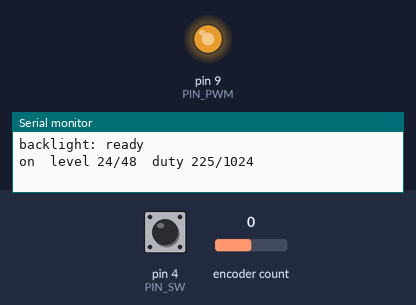
The program below on a simulated Arduino Nano, built with avr-gcc and run on an emulated ATmega328P. On the bench: output pins drawn as LEDs (lit = HIGH), the last lines printed to the serial monitor. The inputs (shaded band) are chosen by the test bench; at power-on: encoder count 0, pin 4 (PIN_SW) HIGH. EEPROM starts erased.

Above: at 1.5 s.
1.6 s: encoder count set to 4
At 2.8 s:
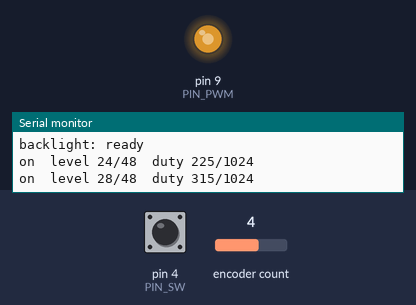
3.1 s: pin 4 (PIN_SW) pulled LOW for 0.15 s
At 4.3 s:
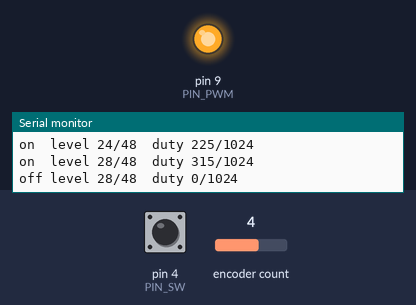
6.2 s: pin 4 (PIN_SW) pulled LOW for 1 s
At 7.8 s:
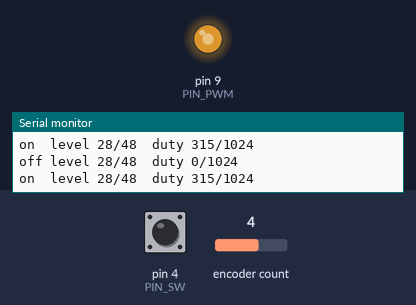
10.2 s: pin 4 (PIN_SW) pulled LOW for 3.2 s
At 10.9 s:
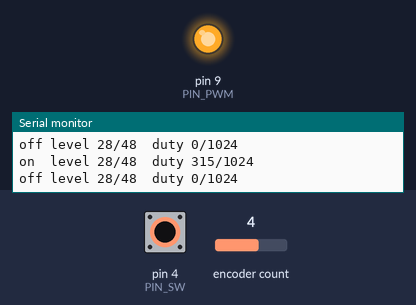
16.4 s: encoder count set to 5
At 17.0 s:
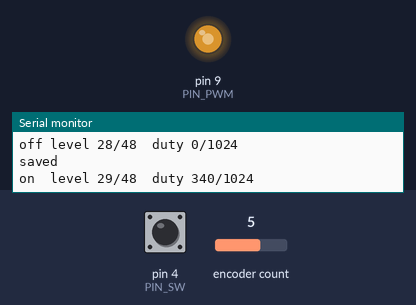
Timing chart, 0 to 19.2 s (numbered marks = the images above; inputs shaded):
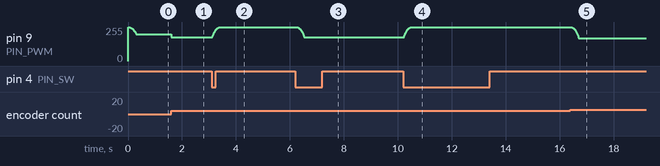

The program:

main.cpp
```cpp
// Підсвітка козирка: Arduino Nano + енкодер + AO3401 (P-канал, ключ по плюсу).
//
// Енкодер CLK → D2, DT → D3 (обидва на перериваннях), SW → D4.
// D9 → 220 Ом → затвор AO3401, 10 кОм затвор → +5V тримає світло вимкненим,
// поки Nano вантажиться. LOW на затворі — світло, HIGH — темно.
//
// Поворот — крок яскравості по гамма-кривій (унизу кроки дрібніші, око бачить
// рівно). Клік — вкл/викл із памʼяттю рівня, плавно. Поворот у вимкненому
// стані вмикає. Рівень і стан — в EEPROM через 5 с після останньої зміни.
// Serial 115200 друкує рівень — на стенді видно, що енкодер читається.

#include <Arduino.h>
#include <EEPROM.h>
#include <Encoder.h>

const uint8_t PIN_CLK = 2, PIN_DT = 3, PIN_SW = 4, PIN_PWM = 9;

const uint8_t STEPS = 48;             // кроків від мінімуму до 100 %
const uint8_t COUNTS_PER_DETENT = 4;  // KY-040: 4 імпульси на одне клацання
const int8_t DIRECTION = 1;           // крутиться навпаки — поставити -1
const uint16_t MIN_DUTY = 3;          // тактів із 1024 на першому кроці; тьмяніше
                                      // затвор через 220 Ом уже не встигає відкритись
const float GAMMA = 2.2;
const uint16_t FADE_MS = 300;
const uint32_t SAVE_DELAY_MS = 5000;

const int EE_MAGIC = 0, EE_LEVEL = 1, EE_ON = 2;
const uint8_t MAGIC = 0x5A;

Encoder enc(PIN_CLK, PIN_DT);
uint8_t level = STEPS / 2;  // 1..STEPS
bool on = true;
uint16_t duty = 0;          // тактів «світло» з 1024; 0 — повна темрява
bool dirty = false;
uint32_t changedAt = 0;

// Timer1, Fast PWM 10 біт (TOP = 0x3FF), без дільника → 16 МГц / 1024 = 15,6 кГц:
// не мерехтить на камеру й не пищить. Вихід OC1A (D9) інверсний — «світло» це
// LOW-частина періоду завдовжки OCR1A + 1 тактів.
void pwmInit() {
  digitalWrite(PIN_PWM, HIGH);  // спершу підтяжка, потім вихід — без спалаху
  pinMode(PIN_PWM, OUTPUT);
  TCCR1A = _BV(WGM11) | _BV(WGM10);
  TCCR1B = _BV(WGM12) | _BV(CS10);
}

void setDuty(uint16_t d) {
  duty = d;
  if (d == 0) {
    // Інверсний ШИМ навіть при OCR1A = 0 лишає 1 такт LOW і нитка тліє —
    // тому вимикаємо його зовсім і тримаємо HIGH.
    TCCR1A &= ~(_BV(COM1A1) | _BV(COM1A0));
    digitalWrite(PIN_PWM, HIGH);
  } else {
    OCR1A = d - 1;
    TCCR1A |= _BV(COM1A1) | _BV(COM1A0);
  }
}

uint16_t levelDuty(uint8_t i) {
  float x = (float)i / STEPS;
  uint16_t d = MIN_DUTY + (uint16_t)((1024 - MIN_DUTY) * pow(x, GAMMA) + 0.5);
  uint16_t atLeast = MIN_DUTY + i - 1;  // кожен крок помітний, навіть де крива пласка
  return d < atLeast ? atLeast : d;
}

// Плавно в «очному» просторі: інтерполюємо duty^(1/γ), а не сам duty.
void fadeTo(uint16_t target) {
  const uint8_t frames = FADE_MS / 10;
  float a = pow(duty / 1024.0, 1 / GAMMA), b = pow(target / 1024.0, 1 / GAMMA);
  for (uint8_t k = 1; k < frames; k++) {
    float x = a + (b - a) * k / frames;
    setDuty((uint16_t)(1024 * pow(x, GAMMA) + 0.5));
    delay(10);
  }
  setDuty(target);
}

void report() {
  Serial.print(on ? F("on  ") : F("off "));
  Serial.print(F("level "));
  Serial.print(level);
  Serial.print('/');
  Serial.print(STEPS);
  Serial.print(F("  duty "));
  Serial.print(on ? levelDuty(level) : 0);
  Serial.println(F("/1024"));
}

void touch() {
  dirty = true;
  changedAt = millis();
  report();
}

bool clicked() {
  static bool raw = HIGH, stable = HIGH;
  static uint32_t edgeAt = 0;
  bool r = digitalRead(PIN_SW);
  if (r != raw) {
    raw = r;
    edgeAt = millis();
  }
  if (millis() - edgeAt > 30 && r != stable) {
    stable = r;
    return stable == LOW;
  }
  return false;
}

void setup() {
  pwmInit();
  setDuty(0);
  pinMode(PIN_SW, INPUT_PULLUP);
  Serial.begin(115200);

  if (EEPROM.read(EE_MAGIC) == MAGIC) {
    level = constrain(EEPROM.read(EE_LEVEL), 1, STEPS);
    on = EEPROM.read(EE_ON) != 0;
  }
  Serial.println(F("backlight: ready"));
  report();
  if (on) fadeTo(levelDuty(level));
}

void loop() {
  long pos = enc.read();
  long detents = pos / COUNTS_PER_DETENT;
  if (detents != 0) {
    enc.write(pos - detents * COUNTS_PER_DETENT);
    level = constrain((int)level + DIRECTION * detents, 1, STEPS);
    if (on) {
      setDuty(levelDuty(level));
    } else {
      on = true;
      fadeTo(levelDuty(level));
    }
    touch();
  }

  if (clicked()) {
    on = !on;
    fadeTo(on ? levelDuty(level) : 0);
    touch();
  }

  if (dirty && millis() - changedAt > SAVE_DELAY_MS) {
    EEPROM.update(EE_MAGIC, MAGIC);
    EEPROM.update(EE_LEVEL, level);
    EEPROM.update(EE_ON, on);
    dirty = false;
    Serial.println(F("saved"));
  }
}
```

Measured:
- after the input at 1.6 s, pin 9 (PIN_PWM): 199/255 → 177/255 at once
- after the input at 3.1 s, pin 9 (PIN_PWM): moves from 177/255 to 255/255 over 0.27 s, starting at once
- after the input at 6.2 s, pin 9 (PIN_PWM): moves from 255/255 to 177/255 over 0.27 s, starting after 0.06 s
- after the input at 10.2 s, pin 9 (PIN_PWM): moves from 177/255 to 255/255 over 0.27 s, starting at once
- after the input at 16.4 s, pin 9 (PIN_PWM): moves from 255/255 to 170/255 over 0.27 s, starting at once
